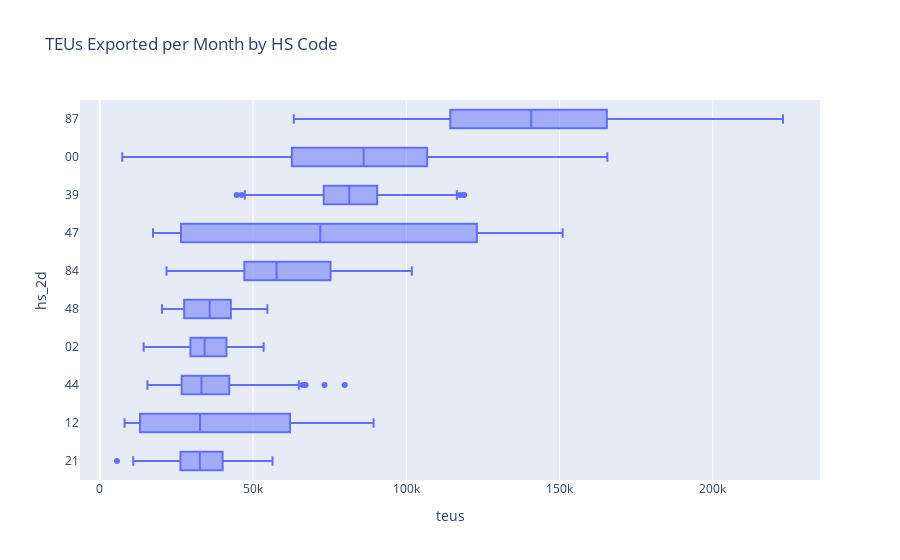

Notebook code for this chart:
### Code cell
box_sums_by_time(
    data_lzdf=exports_lzdf,
    value_var='teus',
    group_var='hs_2d',
    time_var='month',
    title='TEUs Exported per Month by HS Code'
).show()

### Figure 1 — Plotly figure (JSON) as saved in the notebook; plotly's stock layout.template omitted (floating-point values rounded to 4 significant figures; data arrays with more than 128 entries replaced by an {"elided": "..."} marker saying what was removed)
{"data": [{"alignmentgroup": "True", "hovertemplate": "teus=%{x}<br>hs_2d=%{y}<extra></extra>", "legendgroup": "", "marker": {"color": "#636efa"}, "name": "", "notched": false, "offsetgroup": "", "orientation": "h", "showlegend": false, "type": "box", "x": {"elided": "2270 float values"}, "x0": " ", "xaxis": "x", "y": {"elided": "2270 str values"}, "y0": " ", "yaxis": "y"}], "layout": {"boxmode": "group", "legend": {"tracegroupgap": 0}, "title": {"text": "TEUs Exported per Month by HS Code"}, "xaxis": {"anchor": "y", "domain": [0, 1], "title": {"text": "teus"}}, "yaxis": {"anchor": "x", "categoryarray": ["21", "12", "44", "02", "48", "84", "47", "39", "00", "87"], "categoryorder": "array", "domain": [0, 1], "title": {"text": "hs_2d"}}}}
